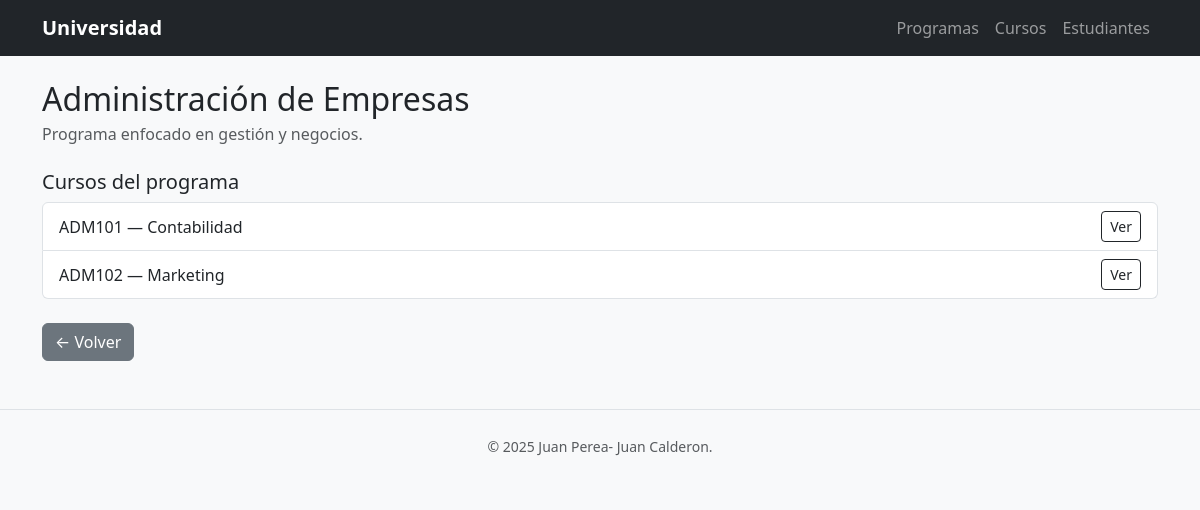
The page /programas/2/ on the database its author committed.
### academia/models.py (models this page shows, shortened)
class Programa(models.Model):
    nombre = models.CharField(max_length=100)
    descripcion = models.TextField()

class Curso(models.Model):
    nombre = models.CharField(max_length=100)
    codigo = models.CharField(max_length=20, unique=True)
    programa = models.ForeignKey(Programa, on_delete=models.CASCADE, related_name="cursos")

### academia/views.py (the view)
# urls.py: path("programas/<int:pk>/", views.detalle_programa, name="detalle_programa"),
def detalle_programa(request, pk):
    programa = get_object_or_404(Programa, pk=pk)
    return render(request, "academia/detalle_programa.html", {"programa": programa})

### academia/templates/academia/detalle_programa.html (shortened to what this page needs)
{% extends "academia/base.html" %}
{% block content %}
    <h2 class="mb-1">{{ programa.nombre }}</h2>
    <p class="text-muted mb-4">{{ programa.descripcion }}</p>
    <h5>Cursos del programa</h5>
    <ul class="list-group mb-4">
        {% for curso in programa.cursos.all %}
            <li class="list-group-item d-flex justify-content-between align-items-center">
                {{ curso.codigo }} — {{ curso.nombre }}
                <a href="{% url 'academia:detalle_curso' curso.pk %}" class="btn btn-sm btn-outline-dark">Ver</a>
            </li>
        {% empty %}
            <li class="list-group-item text-muted">No hay cursos registrados.</li>
        {% endfor %}
    </ul>
    <a href="{% url 'academia:lista_programas' %}" class="btn btn-secondary">← Volver</a>
{% endblock %}

### rows shown on the page
Programa: nombre "Administración de Empresas", descripcion "Programa enfocado en gestión y negocios."
Curso: codigo "ADM101", nombre "Contabilidad"
Curso: codigo "ADM102", nombre "Marketing"
